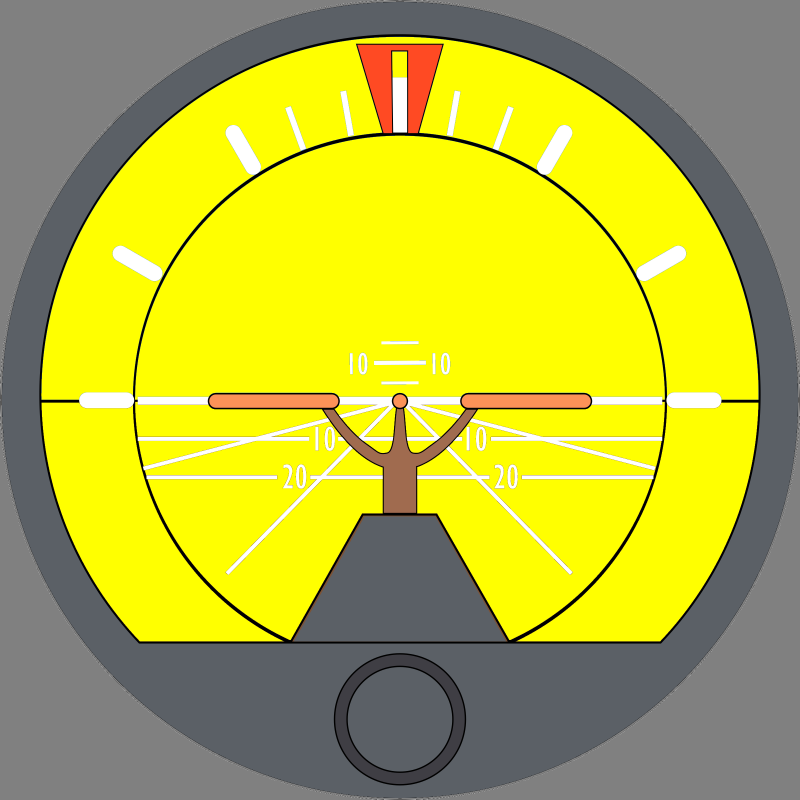
#> input picture 上位机程序/小飞机/GyroIndicator.png, 2400 x 2400 px (shown at 1/3 size)
$ python -i LabelImages.py   (imports and definitions only)
#> lines starting #> are read from the running program, lines starting #| are printed output that depends on the picture
import cv2
import glob
import os
import random
import datetime
import numpy as np


def extract_filename(file_name):
    # extract file name for labels
    # there are 10 elements now in the file name:
    # the center, long and short axis, and angle of the inner ellipse
    # and those of the outer ellipse
    params = file_name.split('.')[0].split('_')
    label = (int(params[1]), int(params[2]), int(params[3]), int(params[4]), int(params[5]),
             int(params[6]), int(params[7]), int(params[8]), int(params[9]), int(params[10]))
    return label


# [67 lines left out: functions generate_image_by_trans, generate_train_samples, not called in this run]


def check_image_label(file_name):
#> called with file_name = 'GyroIndicator.png'
    img = cv2.imread(file_name, cv2.IMREAD_GRAYSCALE)
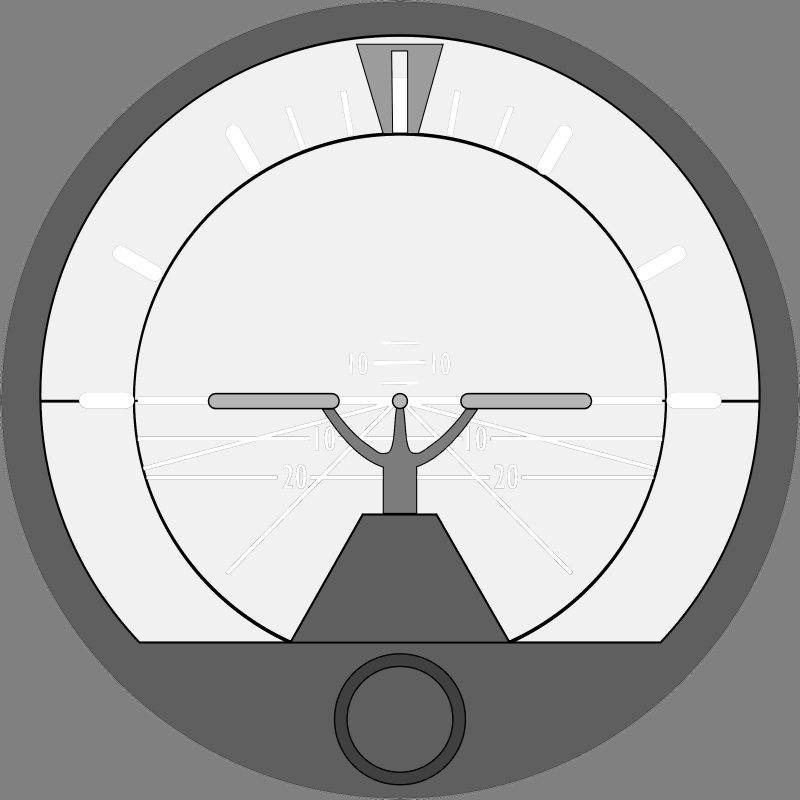
#> img: shape (2400, 2400) (shown at 1/3 size); min 0, max 255, mean 175.8
    label = extract_filename(file_name)
    if len(label) >= 5:
        cv2.ellipse(img, (label[0], label[1]), (label[2], label[3]), label[4], 0, 360, 0,
                    2)
        cv2.circle(img, (label[0], label[1]), 5, 0, 3)

    if len(label) >= 10:
        cv2.ellipse(img, (label[5], label[6]), (label[7], label[8]), label[9], 0, 360, 0, 2)
        cv2.circle(img, (label[5], label[6]), 5, 0, 3)

    if img.shape[1] > 1024:
        k = 1024.0 / img.shape[1]
        img = cv2.resize(img, (int(img.shape[1] * k), int(img.shape[0] * k)))
    cv2.imshow("labeled image", img)


# [6 lines left out: function image_label_test, not called in this run]


# [4 lines not run here, left out]

    #image_label_test("D:\\11.9日-小飞机照片\\标记照片")

#> (the run stopped early here; a loop or call above may not have finished)
